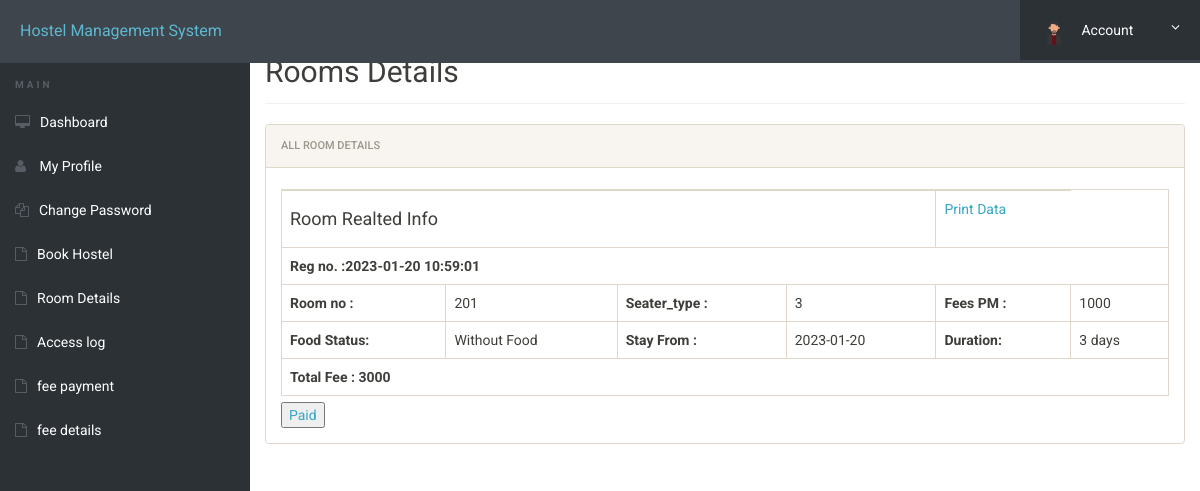
The app's page /feegu.php (signed in) with its own data.
### tables this page shows
CREATE TABLE `guest_booking` (
  `id` int(11) NOT NULL,
  `roomno` int(11) NOT NULL,
  `seater_type` varchar(50) NOT NULL,
  `feespd` int(11) NOT NULL,
  `foodstatus` int(11) NOT NULL,
  `stayfrom` date NOT NULL,
  `duration` int(11) NOT NULL,
  `regno` int(11) NOT NULL,
  `Name` varchar(500) NOT NULL,
  `gender` varchar(250) NOT NULL,
  `contactno` bigint(11) NOT NULL,
  `emailid` varchar(500) NOT NULL,
  `egycontactno` bigint(11) NOT NULL,
  `guardianName` varchar(500) NOT NULL,
  `guardianRelation` varchar(500) NOT NULL,
  `guardianContactno` bigint(11) NOT NULL,
  `corresAddress` varchar(500) NOT NULL,
  `corresCIty` varchar(500) NOT NULL,
  `corresState` varchar(500) NOT NULL,
  `corresPincode` int(11) NOT NULL,
  `pmntAddress` varchar(500) NOT NULL,
  `pmntCity` varchar(500) NOT NULL,
  `pmnatetState` varchar(500) NOT NULL,
  `pmntPincode` int(11) NOT NULL,
  `postingDate` timestamp NOT NULL DEFAULT current_timestamp(),
  `updationDate` varchar(500) NOT NULL
);

### feegu.php (the view, shortened to what this page needs)
<?php
include('includes/config.php');
?>
<!doctype html>
<html lang="en" class="no-js">
<head>
	<link rel="stylesheet" href="css/font-awesome.min.css">
	<link rel="stylesheet" href="css/bootstrap.min.css">
	<link rel="stylesheet" href="css/dataTables.bootstrap.min.css">
	<link rel="stylesheet" href="css/bootstrap-social.css">
	<link rel="stylesheet" href="css/bootstrap-select.css">
	<link rel="stylesheet" href="css/fileinput.min.css">
	<link rel="stylesheet" href="css/awesome-bootstrap-checkbox.css">
	<link rel="stylesheet" href="css/style.css">
</head>
<body>
	<?php include('includes/header.php');?>
	<div class="ts-main-content">
			<?php include('includes/side2.php');?>
		<div class="content-wrapper">
			<div class="container-fluid">
				<div class="row">
					<div class="col-md-12">
						<h2 class="page-title">Rooms Details</h2>
						<div class="panel panel-default">
							<div class="panel-heading">All Room Details</div>
							<div class="panel-body">
								<table id="zctb" class="table table-bordered " cellspacing="0" width="100%">
									<tbody>
<?php
$aid=$_SESSION['login'];
	$ret="select * from guest_booking where emailid=?";
$stmt= $mysqli->prepare($ret) ;
$stmt->bind_param('s',$aid);
$stmt->execute() ;
$res=$stmt->get_result();
while($row=$res->fetch_object())
	  {
	  	?>
<tr>
<td colspan="4"><h4>Room Realted Info</h4></td>
<td><a href="javascript:void(0);"  onClick="popUpWindow('http://localhost/ak/hostel/full-profile.php?id=<?php echo $row->emailid;?>');" title="View Full Details">Print Data</a></td>
</tr>
<tr>
<td colspan="6"><b>Reg no. :<?php echo $row->postingDate;?></b></td>
</tr>
<tr>
<td><b>Room no :</b></td>
<td><?php echo $row->roomno;?></td>
<td><b>Seater_type :</b></td>
<td><?php echo $row->seater_type;?></td>
<td><b>Fees PM :</b></td>
<td><?php echo $fpd=$row->feespd;?></td>
</tr>
<tr>
<td><b>Food Status:</b></td>
<td>
<?php if($row->foodstatus==0)
{
echo "Without Food";
}
else
{
echo "With Food";
}
;?></td>
<td><b>Stay From :</b></td>
<td><?php echo $row->stayfrom;?></td>
<td><b>Duration:</b></td>
<td><?php echo $dr=$row->duration;?> days</td>
</tr>
<tr>
<td colspan="6"><b>Total Fee :
<?php if($row->foodstatus==1)
{
$fd=2000;
echo (($dr*$fpd)+$fd);
}
else
{
echo $dr*$fpd;
}
?></b></td>
</tr>
<?php
} ?>
</tbody>
</table>
 <a href="../hostel/integrate-stripe-payment-gateway-in-php/index.php"><input type="submit" name="submit" border="0" value="Paid">
</div>
</div>
</div>
</div>
</div>
</div>
</div>
</body>
</html>

### css/style.css (style rules this page uses)
html { font-size: 14px; }
@media only screen and (min-width: 480px) { html { font-size: 17px; } }
@media only screen and (min-width: 768px) { html { font-size: 14px; } }
body { font-size: 1em; }
a { color: #37a6c4; }
.panel { overflow: hidden; }
.page-title { padding-bottom: 15px; margin-bottom: 20px; border-bottom: 1px solid #f0f0f0; }
.ts-main-content .content-wrapper { padding-top: 15px; margin-top: 20px; }
@media only screen and (min-width: 992px) { .ts-main-content .content-wrapper { margin-left: 250px; } }

### records on screen
guest_booking: postingDate "2023-01-20 10:59:01", roomno "201", seater_type "3", feespd "1000", foodstatus "Without Food", stayfrom "2023-01-20", duration "3", $dr*$fpd "3000"
